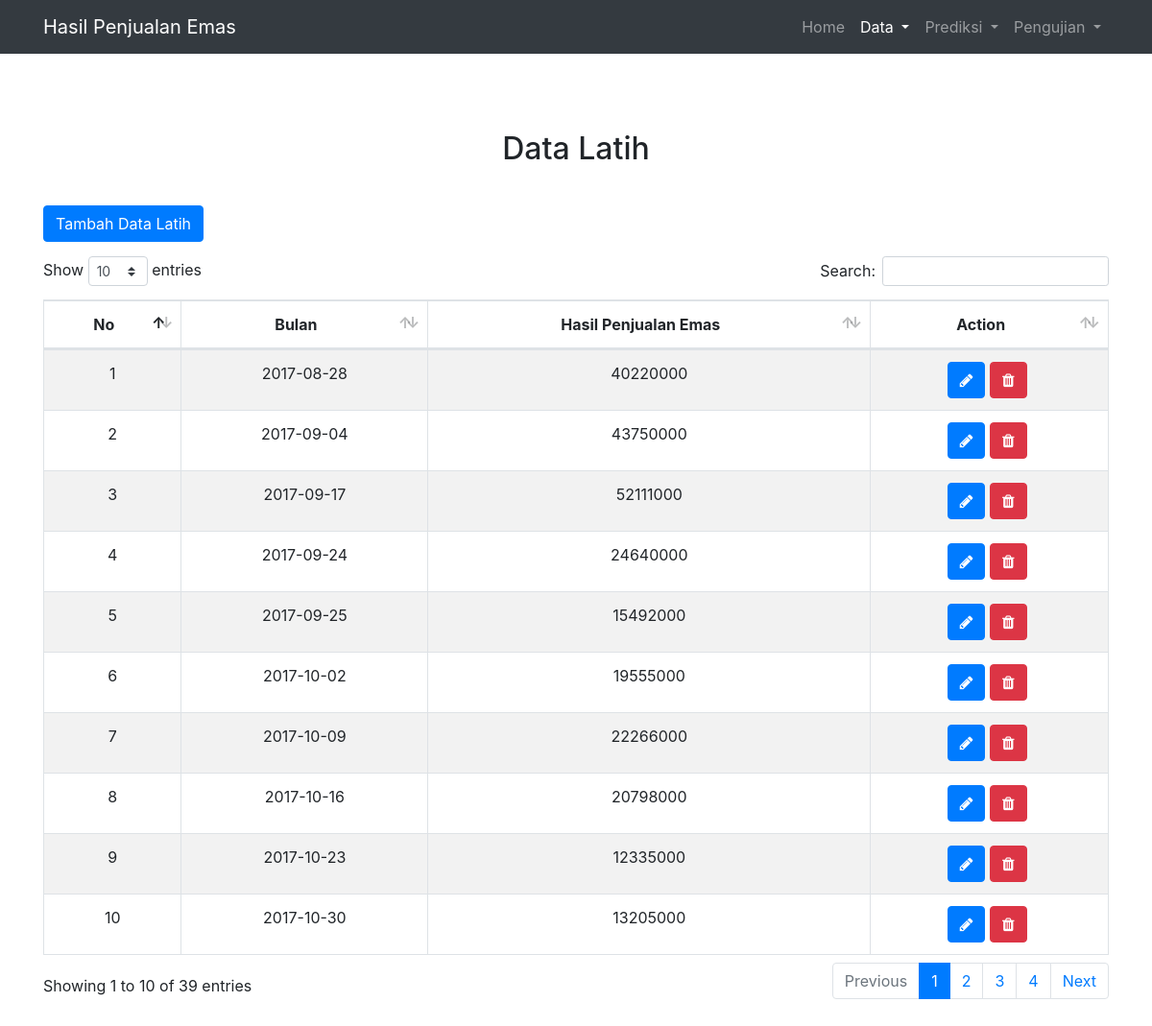
Screenshot of /?page=dataLatih with the database file from the repository.
### tables this page shows
CREATE TABLE `datalatih` (
  `id` int(11) NOT NULL,
  `tgl` date NOT NULL,
  `hasil_penjualan` double NOT NULL
);

### index.php (called while the page is built, shortened)
<?php
include 'db.php';
include "view/base.php";
?>

### db.php (called while the page is built, shortened)
<?php
class db{
    private $conn;
    private $host;
    private $user;
    private $password;
    function __construct() {
        $this->conn = false;
        $this->host = 'localhost';
        $this->user = 'root';
        $this->password = '';
        $this->db = 'exponential_smoothing';
    }
    function connect() {
        if (!$this->conn) {
            $this->conn = mysqli_connect($this->host, $this->user, $this->password,$this->db);
        }
        return $this->conn;
    }
    function getDataLatih(){
        $query="select * from dataLatih";
        $result = $this->conn->query($query);
        $dataLatih=[];
        if ($result->num_rows >= 0) {
            while($row = $result->fetch_assoc()) {
                array_push($dataLatih,$row);
            }
        }
        return $dataLatih;
    }
}
?>

### view/dataLatih.php (the view, shortened to what this page needs)
<div class="container-dalam">
    <h2>Data Latih</h2>
    <button type="button" class=" m-b-15 btn btn-primary" data-toggle="modal" data-target="#modalTambah">Tambah Data Latih</button>
    <table id="table_dataLatih" class="table table-striped table-bordered">
        <thead>
            <tr style="text-align:center">
                <th>No</th>
                <th>Bulan</th>
                <th>Hasil Penjualan Emas</th>
                <th>Action</th>
            </tr>
        </thead>
        <tbody>
            <?php
            $datalatih=$db->getDataLatih();
            for ($i =0; $i<count($datalatih);$i++){?>
            <tr style="text-align:center">
                <td><?php echo($i+1); ?></td>
                <td><?php echo($datalatih[$i]['tgl']); ?></td>
                <td><?php echo($datalatih[$i]['hasil_penjualan']); ?></td>
                <td>
                    <button class="btn btn-primary" data-toggle="modal" data-target="#exampleModal"
                            data-tgl="<?php echo($datalatih[$i]['tgl']) ?>"
                            data-penjualan="<?php echo($datalatih[$i]['hasil_penjualan']) ?>"
                            data-id="<?php echo($datalatih[$i]['id']) ?>"
                            data-url="?page=dataLatih&&edit=<?php echo ($datalatih[$i]['id'])?>">
                        <span class="fa fa-pencil" aria-hidden="true"></span>
                    </button>
                    <button class="btn btn-danger m-r-5" data-toggle="modal" data-target="#modalHapus"
                            data-url="?page=dataLatih&&delete=<?php echo ($datalatih[$i]['id'])?>"
                            data-id="<?php echo $datalatih[$i]['id'] ?>" >
                            <span class="fa fa-trash" aria-hidden="true"></span>
                    </button>
                </td>
            </tr>
            <?php
            }
            ?>
        </tbody>
    </table>
</div>

### view/base.php (shortened to what this page needs)
<!DOCTYPE html>
<html lang="en">
    <head>
        <link rel="stylesheet" href="assets/css/bootstrap.min.css" >
        <link rel="stylesheet" href="assets/css/dataTables.bootstrap4.min.css" >
        <link rel="stylesheet" href="assets/css/font-awesome.min.css">
        <link rel="stylesheet" href="assets/css/pace-minimal.css">
        <link href="assets/css/custom.css" rel="stylesheet">
    </head>
    <body cz-shortcut-listen="true">
        <nav class="navbar navbar-expand-lg navbar-dark bg-dark">
            <div class="container">
                <a class="navbar-brand" href="?">Hasil Penjualan Emas</a>
                <div class="collapse navbar-collapse" id="navbarSupportedContent">
                    <ul class="navbar-nav flex-row ml-md-auto d-none d-md-flex">
                        <li class="nav-item <?php if($_SERVER['QUERY_STRING']==''){echo "active";} ?>">
                            <a class="nav-link" href="?">Home <span class="sr-only">(current)</span></a>
                        </li>
                        <li class="nav-item dropdown <?php if(strpos($_SERVER['QUERY_STRING'], "page=dataLatih")!==false||strpos($_SERVER['QUERY_STRING'], "page=dataUji")!==false){echo "active";} ?>">
                            <a class="nav-link dropdown-toggle" href="#" id="navbarDropdown" role="button" data-toggle="dropdown" aria-haspopup="true" aria-expanded="false">
                                Data
                            </a>
                        </li>
                        <li class="nav-item dropdown <?php if(strpos($_SERVER['QUERY_STRING'], "page=prediksi_single")!==false||strpos($_SERVER['QUERY_STRING'], "page=prediksi_double")!==false||strpos($_SERVER['QUERY_STRING'], "page=prediksi_triple")!==false){echo "active";} ?>">
                            <a class="nav-link dropdown-toggle" href="#" id="navbarDropdown" role="button" data-toggle="dropdown" aria-haspopup="true" aria-expanded="false">
                                Prediksi
                            </a>
                        </li>
                        <li class="nav-item dropdown <?php if(strpos($_SERVER['QUERY_STRING'], "page=single")!==false||strpos($_SERVER['QUERY_STRING'], "page=double")!==false||strpos($_SERVER['QUERY_STRING'], "page=triple")!==false){echo "active";} ?>">
                            <a class="nav-link dropdown-toggle" href="#" id="navbarDropdown" role="button" data-toggle="dropdown" aria-haspopup="true" aria-expanded="false">
                                Pengujian
                            </a>
                        </li>
                    </ul>
                </div>
            </div>
        </nav>
        <div class="container">
            <?php include $page; ?>
        </div>
    </body>
</html>

### assets/css/custom.css (style rules this page uses)
.container-dalam { margin:80px 0; }
.container-dalam h2 { text-align: center; margin-bottom: 40px; }
.m-r-5 { margin-right: 5px; }
.m-b-15 { margin-bottom: 15px; }
.navbar { z-index: 10; }

### rows the page displays
datalatih: tgl "2017-08-28", hasil_penjualan "40220000"
datalatih: tgl "2017-09-04", hasil_penjualan "43750000"
datalatih: tgl "2017-09-17", hasil_penjualan "52111000"
datalatih: tgl "2017-09-24", hasil_penjualan "24640000"
datalatih: tgl "2017-09-25", hasil_penjualan "15492000"
datalatih: tgl "2017-10-02", hasil_penjualan "19555000"
datalatih: tgl "2017-10-09", hasil_penjualan "22266000"
datalatih: tgl "2017-10-16", hasil_penjualan "20798000"
datalatih: tgl "2017-10-23", hasil_penjualan "12335000"
datalatih: tgl "2017-10-30", hasil_penjualan "13205000"
